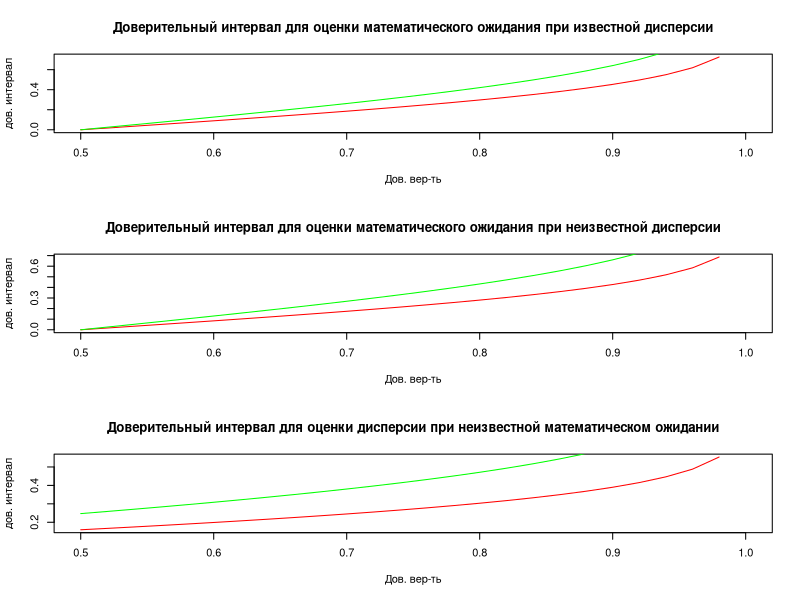

Recreate this plot in R.
# Number at list is | 15 |
# M = -2
# Sigma = 2.5


confIntMeanVar <- function(arr, S, G){
# Confidence interval for mean variance
# доверительный интервал для математического ожидания при известной дисперсии
# S - Sigma (variance)
# G - Gamma  
  N = length(arr)
  d = qnorm(G) * S /sqrt(N); d # Delta
    
  L = mean(sample1) - d; L # Left 
  R = mean(sample1) + d; R # Right
  #res = c(L, R); res
  return(c(L, R))
}


confIntMeanwVar <- function(arr, G){
# Confidence interval for mean without variance
# доверительный интервал для математического ожидания при неизвестной дисперсии
# G - Gamma  
  N = length(arr)
  t = qt(G, N-1); t
  D = var(arr)          # Sample Variance
  S = sqrt((N/(N-1))*D) # Corrected Sigma
  d = t * S /sqrt(N); d # Delta
  
  L = mean(sample1) - d; L # Left 
  R = mean(sample1) + d; R # Right
  #res = c(L, R); res
  return(c(L, R))
}


confIntVarwMean <- function(arr, G){
# Confidence interval for variance without mean
# доверительный интервал для математического ожидания при неизвестной дисперсии
# G - Gamma  
  N  = length(arr)
  a1 = (1 - G)/2
  a2 = (1 + G)/2
  
  D = var(arr)          # Sample Variance
  S = sqrt((N/(N-1))*D) # Corrected Sigma
  
  L = sqrt(N-1)*S / sqrt(qchisq(a1, N-1)); L # Left 
  R = sqrt(N-1)*S / sqrt(qchisq(a2, N-1)); R # Right
  #res = c(L, R); res
  return(c(L, R))
}


intLen <- function(int){
#Длинна интервала
  len <- abs(max(int) - min(int))
  return (len)
}


plot1 <- function(arr1, arr2, S){
  confProps <- seq(from=0.50, to=1, by=0.02); confProps
  lengths1 <- c(1:length(confProps))
  lengths2 <- c(1:length(confProps))
  for(i in 1: length(confProps)){
    lengths1[i] <- intLen(confIntMeanVar(arr1, S, confProps[i]))
    lengths2[i] <- intLen(confIntMeanVar(arr2, S, confProps[i]))
  }; lengths
  plot(confProps, lengths2,  col = "red", type = "l", 
       xlab = "Дов. вер-ть", 
       ylab = "дов. интервал",
       main = "Доверительный интервал для оценки математического ожидания при известной дисперсии")
  lines(confProps, lengths1,  col = "green")
}


plot2 <- function(arr1, arr2, S){
  confProps <- seq(from=0.50, to=1, by=0.02); confProps
  lengths1 <- c(1:length(confProps))
  lengths2 <- c(1:length(confProps))
  for(i in 1: length(confProps)){
    lengths1[i] <- intLen(confIntMeanwVar(arr1, confProps[i]))
    lengths2[i] <- intLen(confIntMeanwVar(arr2, confProps[i]))
  }; lengths
  
  plot(confProps, lengths2,  col = "red", type = "l", 
       xlab = "Дов. вер-ть", 
       ylab = "дов. интервал",
       main = "Доверительный интервал для оценки математического ожидания при неизвестной дисперсии")
  lines(confProps, lengths1,  col = "green")
}


plot3 <- function(arr1, arr2, S){
  confProps <- seq(from=0.50, to=1, by=0.02); confProps
  lengths1 <- c(1:length(confProps))
  lengths2 <- c(1:length(confProps))
  for(i in 1: length(confProps)){
    lengths1[i] <- intLen(confIntVarwMean(arr1, confProps[i]))
    lengths2[i] <- intLen(confIntVarwMean(arr2, confProps[i]))
  }; lengths
  plot(confProps, lengths2,  col = "red", type = "l", 
       xlab = "Дов. вер-ть", 
       ylab = "дов. интервал",
       main = "Доверительный интервал для оценки дисперсии при неизвестной математическом ожидании")
  lines(confProps, lengths1,  col = "green")
}


M = -2   # Mean
S = 2.5  # Sigma
G = 0.90 # Gamma

N1 = 100
N2 = 200

sample1 <- rnorm(N1, mean = M, sd = S); sample1
sample2 <- rnorm(N2, mean = M, sd = S); sample2


interval1 <- confIntMeanVar(sample1, S, G); interval1
interval2 <- confIntMeanVar(sample2, S, G); interval2

interval1 <- confIntMeanwVar(sample1, G); interval1
interval2 <- confIntMeanwVar(sample2, G); interval2

interval1 <- confIntVarwMean(sample1, G); interval1
interval2 <- confIntVarwMean(sample2, G); interval2


dev.off()
par(mfcol=c(3, 1))
plot1(sample1,sample2, S)
plot2(sample1,sample2, S)
plot3(sample1,sample2, S)
